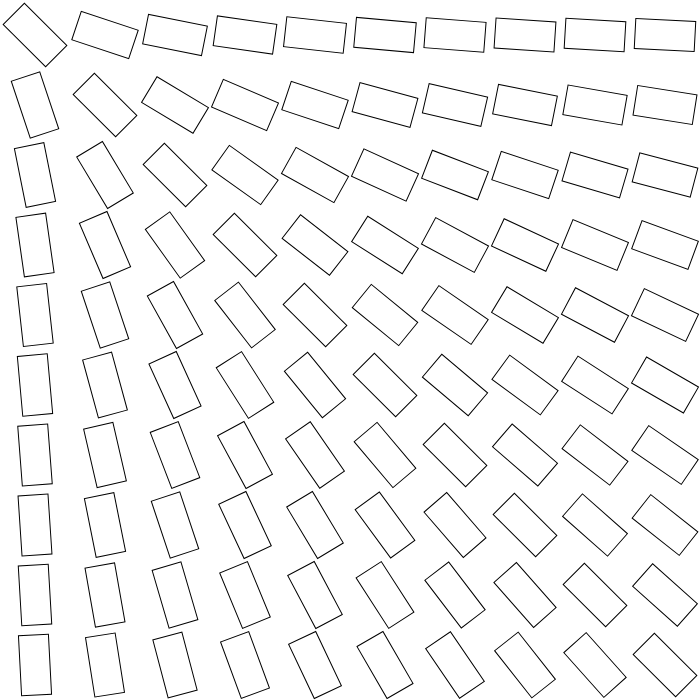
Frame 1 (no input)
Frame 60 (no input): identical to frame 1, image omitted
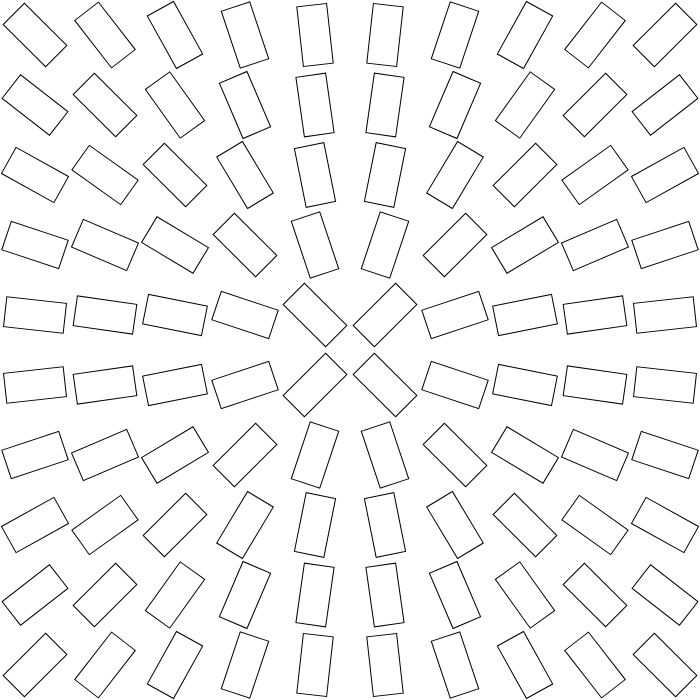
Frame 120 (the mouse pressed at the canvas centre since frame 60)

The p5.js sketch that drew these frames (run headless with seeded random() and noise() and a simulated clock; from frame 60 on, the mouse is pressed at the canvas centre):

// p5.js sketch
// ── sketch.js
let cols;
let rows;
let spacing = 70;
let size = 60;

let boxes = [];


function setup(){
    createCanvas(700,700);
    cols = width / spacing;
    rows = height / spacing;

    for(let i=0; i<cols; i++){
        boxes[i] = [];
        for(let j = 0; j<rows; j++ ){
            boxes[i][j] = new Dial(spacing/2 + i*spacing ,spacing/2+j*spacing ,size)
        }
    }

    console.log(width, height) 

}

function draw(){
    background(255);
    for(let i=0; i<cols; i++){
        for(let j = 0; j<rows; j++ ){
            boxes[i][j].dialDrawRoatate();
        }
    }

}
// ── dial.js
class Dial{
    constructor(x,y,s){
        this.x = x;
        this.y = y;
        this.s = s;
        this.s2 = s* 0.5;

    }

    dialDrawRoatate(){
        push();
        angleMode(DEGREES);
        rectMode(CENTER);
        translate(this.x, this.y); // 좌표 기준점 이동 > 이때 기준점은 각 개별의 중심점이 되도록 파라미터값(격자의 영향을 받은)을 받아오는거다 꼭 기억!
        let angle = atan2(mouseY - this.y, mouseX- this.x,);
        rotate(angle);
        rect(0,0,this.s,this.s2);
        pop();

}
}
